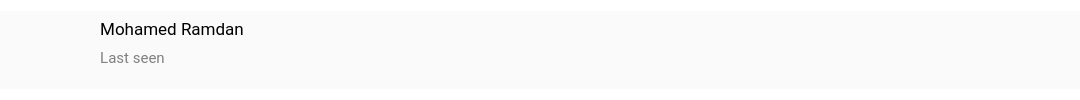
<?xml version="1.0" encoding="UTF-8"?>
<ui version="4.0">
 <class>header</class>
 <widget class="QWidget" name="header">
  <property name="geometry">
   <rect>
    <x>0</x>
    <y>0</y>
    <width>1080</width>
    <height>100</height>
   </rect>
  </property>
  <property name="maximumSize">
   <size>
    <width>16777215</width>
    <height>100</height>
   </size>
  </property>
  <property name="windowTitle">
   <string>Form</string>
  </property>
  <property name="styleSheet">
   <string notr="true">background-color:white;

border:0;</string>
  </property>
  <layout class="QGridLayout" name="gridLayout">
   <property name="leftMargin">
    <number>0</number>
   </property>
   <property name="rightMargin">
    <number>0</number>
   </property>
   <item row="0" column="0">
    <widget class="QWidget" name="widget_3" native="true">
     <property name="styleSheet">
      <string notr="true">background-color:rgb(250,250,250);</string>
     </property>
     <layout class="QGridLayout" name="gridLayout_3">
      <property name="leftMargin">
       <number>0</number>
      </property>
      <property name="topMargin">
       <number>0</number>
      </property>
      <property name="rightMargin">
       <number>0</number>
      </property>
      <property name="bottomMargin">
       <number>0</number>
      </property>
      <item row="0" column="0">
       <layout class="QHBoxLayout" name="horizontalLayout">
        <property name="spacing">
         <number>0</number>
        </property>
        <item alignment="Qt::AlignmentFlag::AlignLeft">
         <widget class="QWidget" name="widget_2" native="true">
          <property name="minimumSize">
           <size>
            <width>400</width>
            <height>0</height>
           </size>
          </property>
          <widget class="QWidget" name="layoutWidget">
           <property name="geometry">
            <rect>
             <x>100</x>
             <y>0</y>
             <width>291</width>
             <height>76</height>
            </rect>
           </property>
           <layout class="QVBoxLayout" name="verticalLayout">
            <property name="spacing">
             <number>0</number>
            </property>
            <item alignment="Qt::AlignmentFlag::AlignLeft|Qt::AlignmentFlag::AlignVCenter">
             <widget class="QPushButton" name="Name">
              <property name="cursor">
               <cursorShape>PointingHandCursor</cursorShape>
              </property>
              <property name="styleSheet">
               <string notr="true">font-size:13pt;
color:black;
font-family:Roboto;
border:0;</string>
              </property>
              <property name="text">
               <string>Mohamed Ramdan</string>
              </property>
             </widget>
            </item>
            <item alignment="Qt::AlignmentFlag::AlignLeft|Qt::AlignmentFlag::AlignTop">
             <widget class="QPushButton" name="LastSeen">
              <property name="cursor">
               <cursorShape>PointingHandCursor</cursorShape>
              </property>
              <property name="styleSheet">
               <string notr="true">font-size:11pt;
color:gray;
font-family:Roboto;</string>
              </property>
              <property name="text">
               <string>Last seen</string>
              </property>
             </widget>
            </item>
           </layout>
          </widget>
          <widget class="QLabel" name="label">
           <property name="geometry">
            <rect>
             <x>18</x>
             <y>8</y>
             <width>60</width>
             <height>60</height>
            </rect>
           </property>
           <property name="minimumSize">
            <size>
             <width>0</width>
             <height>0</height>
            </size>
           </property>
           <property name="text">
            <string/>
           </property>
           <property name="pixmap">
            <pixmap resource="assets.qrc">:/icons/pfp.png</pixmap>
           </property>
           <property name="scaledContents">
            <bool>true</bool>
           </property>
          </widget>
         </widget>
        </item>
        <item alignment="Qt::AlignmentFlag::AlignRight">
         <widget class="QWidget" name="widget" native="true">
          <property name="sizePolicy">
           <sizepolicy hsizetype="Minimum" vsizetype="Preferred">
            <horstretch>0</horstretch>
            <verstretch>0</verstretch>
           </sizepolicy>
          </property>
          <property name="minimumSize">
           <size>
            <width>120</width>
            <height>0</height>
           </size>
          </property>
          <layout class="QGridLayout" name="gridLayout_2">
           <item row="0" column="0">
            <widget class="QPushButton" name="Search">
             <property name="text">
              <string/>
             </property>
             <property name="icon">
              <iconset resource="assets.qrc">
               <normaloff>:/icons/search.png</normaloff>:/icons/search.png</iconset>
             </property>
             <property name="iconSize">
              <size>
               <width>25</width>
               <height>32</height>
              </size>
             </property>
            </widget>
           </item>
           <item row="0" column="1">
            <widget class="QPushButton" name="Dots">
             <property name="cursor">
              <cursorShape>PointingHandCursor</cursorShape>
             </property>
             <property name="text">
              <string/>
             </property>
             <property name="icon">
              <iconset resource="assets.qrc">
               <normaloff>:/icons/3 dots.png</normaloff>:/icons/3 dots.png</iconset>
             </property>
             <property name="iconSize">
              <size>
               <width>25</width>
               <height>32</height>
              </size>
             </property>
            </widget>
           </item>
          </layout>
         </widget>
        </item>
       </layout>
      </item>
     </layout>
    </widget>
   </item>
  </layout>
 </widget>
 <resources>
  <include location="assets.qrc"/>
 </resources>
 <connections/>
</ui>
